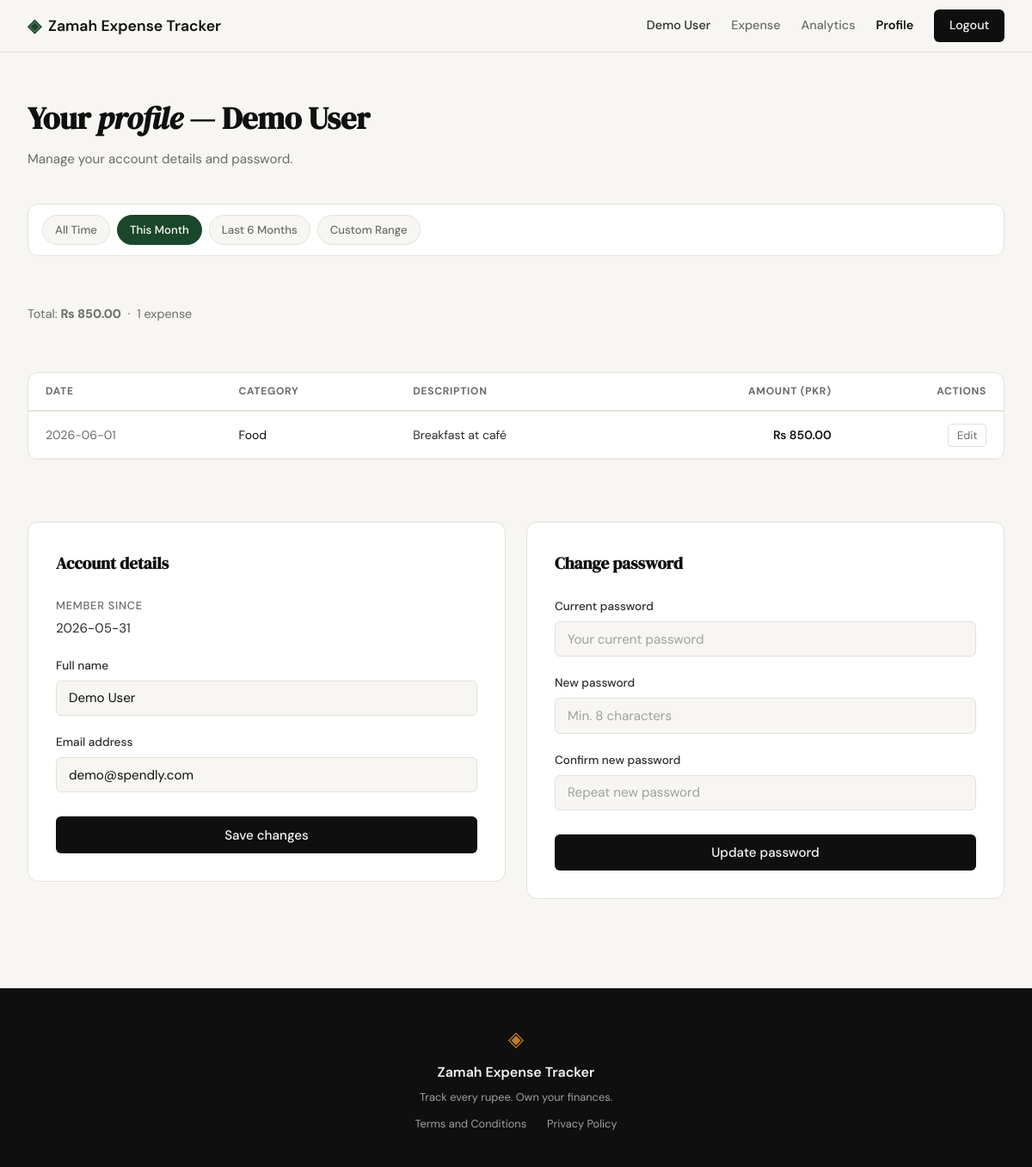
The page /profile (signed in) on the database as committed earlier.
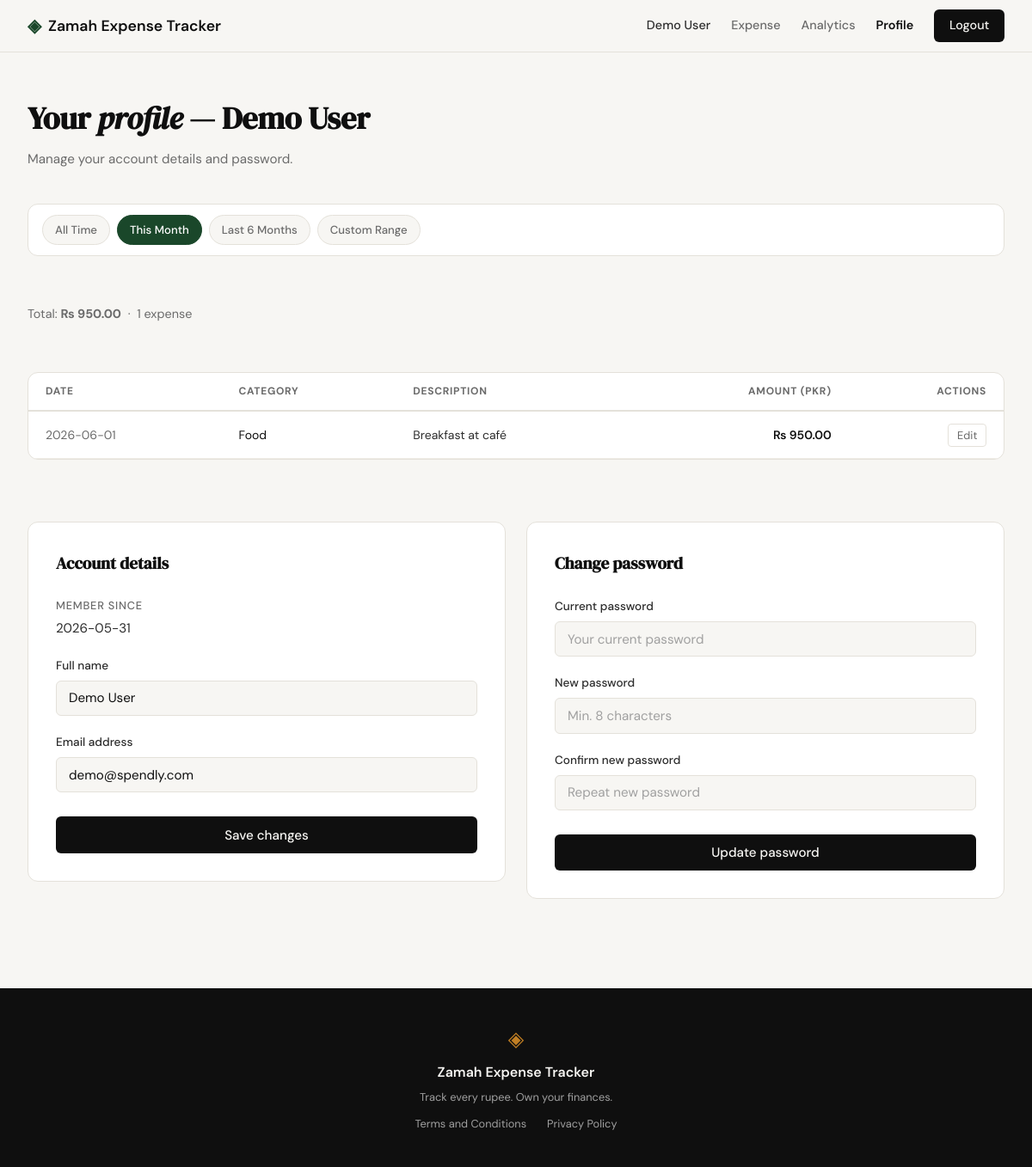
The same page on the database as committed later.
### tables this page shows
CREATE TABLE expenses (
            id          INTEGER PRIMARY KEY AUTOINCREMENT,
            user_id     INTEGER NOT NULL,
            amount      REAL    NOT NULL,
            category    TEXT    NOT NULL,
            date        TEXT    NOT NULL,
            description TEXT,
            created_at  TEXT    DEFAULT (datetime('now')),
            FOREIGN KEY (user_id) REFERENCES users(id)
        );

### app.py (the view, shortened to what this page needs)
@app.route("/profile")
def profile():
    if not session.get("user_id"):
        return redirect(url_for("login"))
    today = date.today()
    period = request.args.get("period", "month")
    def _valid_date(s):
        try:
            date.fromisoformat(s)
            return True
        except (ValueError, TypeError):
            return False
    if period == "all":
        from_date = ""
        to_date = ""
        expenses = get_expenses(session["user_id"])
    else:
        period = "month"
        from_date = today.replace(day=1).strftime("%Y-%m-%d")
        to_date = today.replace(
            day=calendar.monthrange(today.year, today.month)[1]
        ).strftime("%Y-%m-%d")
        expenses = get_expenses_filtered(session["user_id"], from_date, to_date)
    filtered_total = sum(row["amount"] for row in expenses)
    user = get_user_by_id(session["user_id"])
    return render_template(
        "profile.html",
        user=user,
        message=request.args.get("message"),
        error=request.args.get("error"),
        expenses=expenses,
        filtered_total=filtered_total,
        from_date=from_date,
        to_date=to_date,
        period=period,
    )

### database/db.py (called while the page is built)
def get_db():
    path = current_app.config.get("DATABASE", DB_PATH) if has_app_context() else DB_PATH
    if path == ":memory:":
        conn = sqlite3.connect("file::memory:?cache=shared", uri=True)
    else:
        conn = sqlite3.connect(path)
    conn.row_factory = sqlite3.Row
    conn.execute("PRAGMA foreign_keys = ON")
    return conn

def get_user_by_id(user_id):
    db = get_db()
    row = db.execute("SELECT * FROM users WHERE id = ?", (user_id,)).fetchone()
    db.close()
    return row

def get_expenses_filtered(user_id, from_date, to_date):
    db = get_db()
    rows = db.execute(
        "SELECT * FROM expenses WHERE user_id = ? AND date BETWEEN ? AND ? ORDER BY date DESC",
        (user_id, from_date, to_date),
    ).fetchall()
    db.close()
    return rows

### templates/profile.html (shortened to what the changed rows need)
{% extends "base.html" %}
{% block content %}
<section class="dashboard-section">
    <div class="dashboard-container">
        <div class="dashboard-header">
            <h1 class="dashboard-title">Your <em>profile</em> — {{ user['name'] }}</h1>
        </div>
        <p class="filter-summary">
            Total: <strong>₨ {{ "{:,.2f}".format(filtered_total) }}</strong>
            &nbsp;·&nbsp; {{ expenses|length }} expense{{ 's' if expenses|length != 1 else '' }}
        </p>
        {% if expenses %}
        <div class="summary-card" style="overflow-x:auto; padding:0; margin-bottom:2rem">
            <table style="width:100%; border-collapse:collapse; font-family:var(--font-body)">
                <thead>
                    <tr style="border-bottom:2px solid var(--border)">
                        <th style="padding:0.75rem 1.25rem; text-align:left; font-size:0.75rem; text-transform:uppercase; letter-spacing:0.06em; color:var(--ink-muted)">Date</th>
                        <th style="padding:0.75rem 1.25rem; text-align:left; font-size:0.75rem; text-transform:uppercase; letter-spacing:0.06em; color:var(--ink-muted)">Category</th>
                        <th style="padding:0.75rem 1.25rem; text-align:left; font-size:0.75rem; text-transform:uppercase; letter-spacing:0.06em; color:var(--ink-muted)">Description</th>
                        <th style="padding:0.75rem 1.25rem; text-align:right; font-size:0.75rem; text-transform:uppercase; letter-spacing:0.06em; color:var(--ink-muted)">Amount (PKR)</th>
                        <th style="padding:0.75rem 1.25rem; text-align:right; font-size:0.75rem; text-transform:uppercase; letter-spacing:0.06em; color:var(--ink-muted)">Actions</th>
                    </tr>
                </thead>
                <tbody>
                    {% for expense in expenses %}
                    <tr style="border-bottom:1px solid var(--border-soft)">
                        <td style="padding:0.9rem 1.25rem; color:var(--ink-muted); font-size:0.875rem">{{ expense['date'] }}</td>
                        <td style="padding:0.9rem 1.25rem; font-size:0.875rem">{{ expense['category'] }}</td>
                        <td style="padding:0.9rem 1.25rem; color:var(--ink-soft); font-size:0.875rem">{{ expense['description'] or '—' }}</td>
                        <td style="padding:0.9rem 1.25rem; text-align:right; font-weight:600; font-size:0.875rem">₨ {{ "{:,.2f}".format(expense['amount']) }}</td>
                        <td style="padding:0.9rem 1.25rem; text-align:right; white-space:nowrap;">
                            <a href="{{ url_for('edit_expense', id=expense['id']) }}" style="font-size:0.8rem; color:var(--ink-muted); text-decoration:none; border:1px solid var(--border); border-radius:4px; padding:0.25rem 0.6rem;">Edit</a>
                        </td>
                    </tr>
                    {% endfor %}
                </tbody>
            </table>
        </div>
        {% else %}
        <p class="empty-state" style="margin-bottom:2rem">No expenses found for this period.</p>
        {% endif %}
        <div class="profile-grid">
            <div class="auth-card">
                <h2 class="profile-card-title">Account details</h2>
            </div>
            <div class="auth-card">
                <h2 class="profile-card-title">Change password</h2>
            </div>
        </div>
    </div>
</section>
{% endblock %}

Rows that differ between the two databases and show on the page:
changed expenses "Food": amount "850.00" → "950.00"
Other text that changed with them:
{{ "{:,.2f}".format(filtered_total) }}: "850.00" → "950.00"
